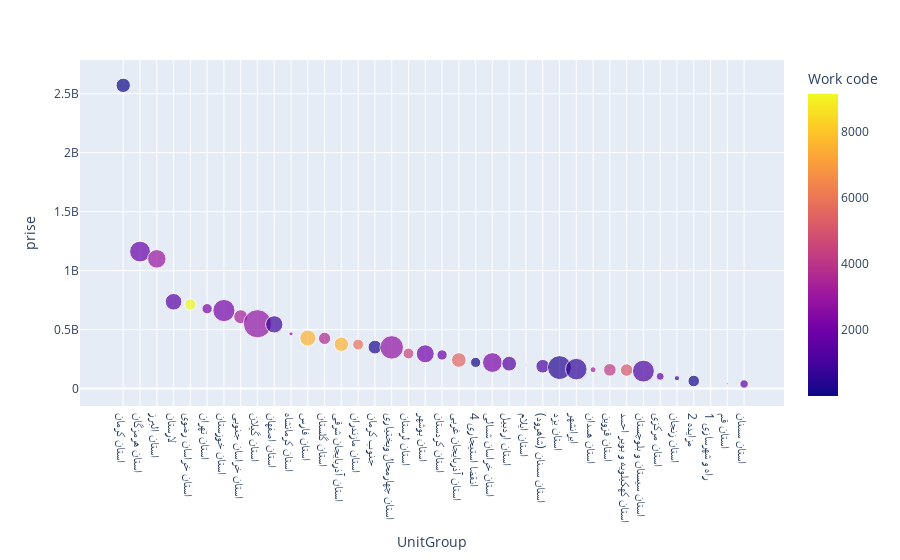

Source (notebook cell):
### Code cell
px.scatter(
    merged_tamirat_price_bank.groupby(['UnitGroup']).agg({'duration': 'mean', 'prise': 'mean', 'Work code': 'count'}).reset_index().sort_values('prise', ascending=False),
    x='UnitGroup',
    y='prise', 
    size='duration',
    color='Work code'
    )

### Figure 1 — Plotly figure (JSON) as saved in the notebook; plotly's stock layout.template omitted (floating-point values rounded to 4 significant figures)
{"data": [{"hovertemplate": "UnitGroup=%{x}<br>prise=%{y}<br>duration=%{marker.size}<br>Work code=%{marker.color}<extra></extra>", "legendgroup": "", "marker": {"color": [43, 1791, 2954, 1426, 9136, 2241, 2153, 3252, 2795, 887, 2798, 7549, 3563, 7585, 5867, 288, 2738, 4399, 2011, 1821, 5508, 9, 2207, 1360, 5063, 1113, 449, 682, 3282, 4104, 5037, 1186, 1577, 687, 113, 6, 6361, 1650], "coloraxis": "coloraxis", "size": [16.4, 34.68, 27.45, 22.0, 10.44, 8.498, 39.16, 15.61, 63.48, 23.85, 1.378, 20.53, 11.97, 16.53, 9.406, 15.06, 44.1, 9.363, 25.72, 8.491, 17.14, 8.222, 31.08, 17.37, 0.2743, 14.82, 45.53, 36.95, 2.872, 12.68, 12.39, 38.09, 4.999, 2.23, 10.71, 0.0, 0.5108, 5.645], "sizemode": "area", "sizeref": 0.1587, "symbol": "circle"}, "mode": "markers", "name": "", "orientation": "v", "showlegend": false, "type": "scatter", "x": ["استان کرمان", "استان هرمزگان", "استان البرز", "لارستان", "استان خراسان رضوی", "استان تهران", "استان خوزستان", "استان خراسان جنوبی", "استان گیلان", "استان اصفهان", "استان کرمانشاه", "استان فارس", "استان گلستان", "استان آذربایجان شرقی", "استان مازندران", "جنوب کرمان", "استان چهارمحال وبختیاری", "استان لرستان", "استان بوشهر", "استان کردستان", "استان آذربایجان غربی", "4 انقضا استیجاری", "استان خراسان شمالی", "استان اردبیل", "استان ایلام", "استان سمنان (شاهرود)", "استان یزد", "ایرانشهر", "استان همدان", "استان قزوین", "استان کهکیلویه و بویر احمد", "استان سیستان و بلوچستان", "استان مرکزی", "استان زنجان", "2 مزایده", "1 راه و شهرسازی", "استان قم", "استان سمنان"], "xaxis": "x", "y": [2571000000.0, 1161000000.0, 1100000000.0, 735800000.0, 712600000.0, 677200000.0, 661700000.0, 609100000.0, 549600000.0, 544500000.0, 463800000.0, 428600000.0, 425600000.0, 375600000.0, 373300000.0, 351400000.0, 349200000.0, 297300000.0, 295000000.0, 285000000.0, 241900000.0, 222000000.0, 220800000.0, 211200000.0, 200100000.0, 189300000.0, 177700000.0, 164600000.0, 159900000.0, 158600000.0, 156800000.0, 148000000.0, 103400000.0, 87910000.0, 64170000.0, 41920000.0, 41610000.0, 38930000.0], "yaxis": "y"}], "layout": {"coloraxis": {"colorbar": {"title": {"text": "Work code"}}, "colorscale": [[0, "#0d0887"], [0.1111, "#46039f"], [0.2222, "#7201a8"], [0.3333, "#9c179e"], [0.4444, "#bd3786"], [0.5556, "#d8576b"], [0.6667, "#ed7953"], [0.7778, "#fb9f3a"], [0.8889, "#fdca26"], [1, "#f0f921"]]}, "legend": {"itemsizing": "constant", "tracegroupgap": 0}, "margin": {"t": 60}, "xaxis": {"anchor": "y", "domain": [0, 1], "title": {"text": "UnitGroup"}}, "yaxis": {"anchor": "x", "domain": [0, 1], "title": {"text": "prise"}}}}
